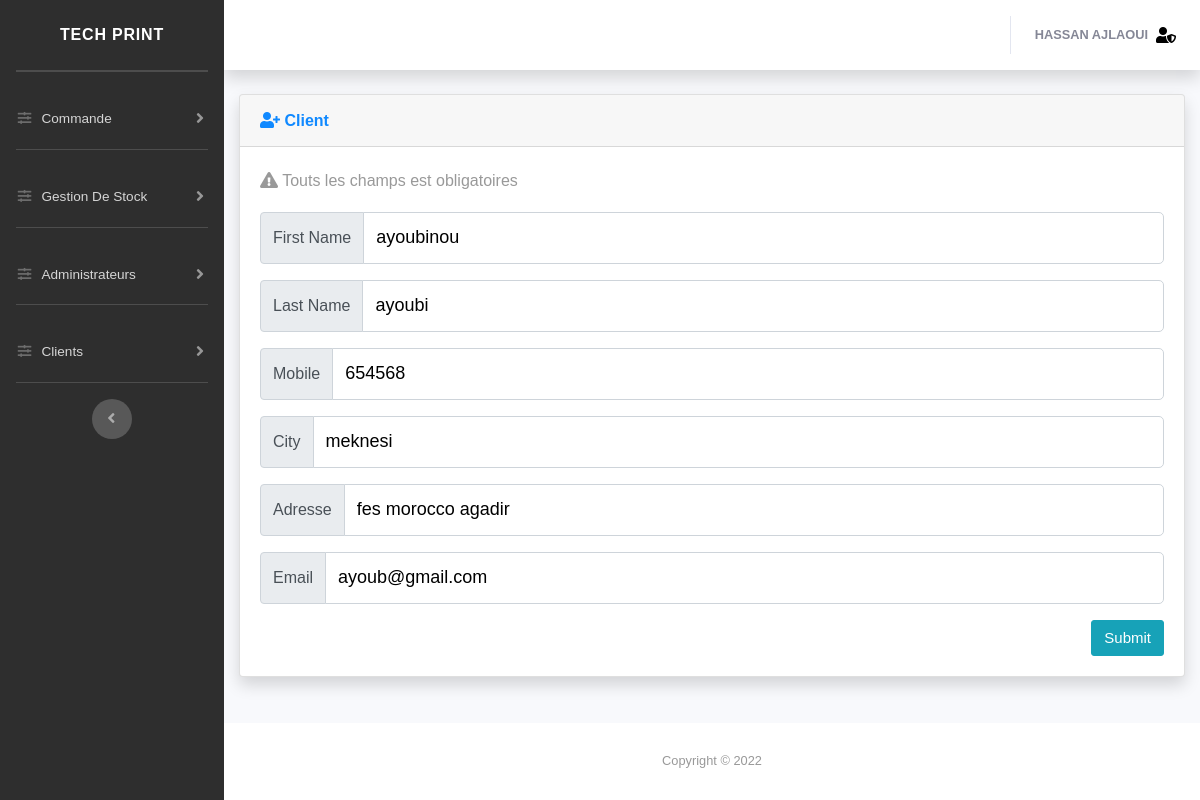
Screenshot of /dash/traitClient.php?id=2 (signed in) with the database file from the repository.
### tables this page shows
CREATE TABLE `users` (
  `customerID` int(11) NOT NULL,
  `firstName` varchar(50) NOT NULL,
  `lastName` varchar(50) NOT NULL,
  `mobile` varchar(11) NOT NULL,
  `city` varchar(50) NOT NULL,
  `adresse` varchar(50) NOT NULL,
  `email` varchar(50) NOT NULL,
  `type` enum('admin','user') NOT NULL,
  `password` varchar(50) NOT NULL
);

### dash/traitement/function.php (called while the page is built, shortened)
<?php
	function connecte(){
					try{
						$db = new PDO('mysql:host=localhost;dbname=cars;charset=utf8','root','');
						$db->setAttribute(PDO::ATTR_DEFAULT_FETCH_MODE, PDO::FETCH_ASSOC);
						$db->query("SET NAMES utf8mb4");
					}catch(PDOException $e){
					}
					return $db;
				}
	function PDO($query,$array){
					$db = connecte();
					$stm = $db->prepare($query);
					$i=1;
					reset($array);
					while($frt = current($array)){
							$stm->bindValue($i,$frt);
							next($array);
							$i++;
						}
					$stm->execute();
					return $stm;
				}
?>

### dash/traitClient.php (the view, shortened to what this page needs)
<!DOCTYPE html>
<html lang="en">
<head>
  <link href="vendor/fontawesome-free/css/all.min.css" rel="stylesheet" type="text/css">
  <link href="css/sb-admin-2.min.css" rel="stylesheet">
  <link href="vendor/datatables/dataTables.bootstrap4.min.css" rel="stylesheet">
  <link href="css/style.css" rel="stylesheet">
</head>
  <body id="page-top">
 <?php
include("nav.php");
include("traitement/function.php");
if(isset($_GET['id'])){
$id = $_GET['id'];
$sql = "SELECT * FROM `users` WHERE customerID=?";
$value = array($id);
$result = PDO($sql,$value);
    if($result->rowCount()!=0)  {
            while($row = $result->fetch())
                {
                  $customerID = $row['customerID'] ;
                  $firstName = $row['firstName'] ;
                  $lastName = $row['lastName'] ;
                  $mobile = $row['mobile'] ;
                  $city = $row['city'] ;
                  $adresse = $row['adresse'] ;
                  $email = $row['email'] ;
                }
    }
}
 ?>
        <div class="container-fluid">
          <div class="card shadow mb-4">
            <div class="card-header py-3">
              <h6 class="m-0 font-weight-bold text-primary"><i class="fas fa-user-plus"></i> Client</h6>
            </div>
            <div class="card-body">
              <div class="table-responsive">
                <?php
                  if(isset($_GET['id'])){
                    echo '<form action="modifyClient.php?id='.$customerID.'" method="POST" id="formajout">';
                  }else{
                    echo '<form action="addClient.php" method="POST" id="formajout">';
                  }
                ?>
                <p class="sup2"><i class="fas fa-exclamation-triangle"></i> Touts les champs est obligatoires</p>
                <div class="input-group mb-3">
                  <div class="input-group-prepend">
                    <span class="input-group-text" id="inputGroup-sizing-default">First Name</span>
                  </div>
                  <input type="text" name="firstName" class="form-control" required="required" aria-label="Sizing example input" aria-describedby="inputGroup-sizing-default" <?php if(isset($_GET['id'])){ echo 'value="'.$firstName.'"'; }?>>
                </div>
                <div class="input-group mb-3">
                  <div class="input-group-prepend">
                    <span class="input-group-text" id="inputGroup-sizing-default">Last Name</span>
                  </div>
                  <input type="text" name="lastName" class="form-control" required="required" aria-label="Sizing example input" aria-describedby="inputGroup-sizing-default" <?php if(isset($_GET['id'])){ echo 'value="'.$lastName.'"'; }?>>
                </div>
                <div class="input-group mb-3">
                  <div class="input-group-prepend">
                    <span class="input-group-text" id="inputGroup-sizing-default">Mobile</span>
                  </div>
                  <input type="text" name="mobile" class="form-control" required="required" aria-label="Sizing example input" aria-describedby="inputGroup-sizing-default" <?php if(isset($_GET['id'])){ echo 'value="'.$mobile.'"'; }?>>
                </div>
                <div class="input-group mb-3">
                  <div class="input-group-prepend">
                    <span class="input-group-text" id="inputGroup-sizing-default">City</span>
                  </div>
                  <input type="text" name="city" class="form-control" required="required" aria-label="Sizing example input" aria-describedby="inputGroup-sizing-default" <?php if(isset($_GET['id'])){ echo 'value="'.$city.'"'; }?>>
                </div>
                <div class="input-group mb-3">
                        <div class="input-group-prepend">
                        <span class="input-group-text" id="inputGroup-sizing-default">Adresse</span>
                        </div>
                        <input type="text" name="adresse"  class="form-control" required="required" aria-label="Sizing example input" aria-describedby="inputGroup-sizing-default" <?php if(isset($_GET['id'])){ echo 'value="'.$adresse.'"'; }?>>
                </div>
                <div class="input-group mb-3">
                  <div class="input-group-prepend">
                    <span class="input-group-text" id="inputGroup-sizing-default">Email</span>
                  </div>
                  <input type="text" name="email"  class="form-control" required="required" aria-label="Sizing example input" aria-describedby="inputGroup-sizing-default" <?php if(isset($_GET['id'])){ echo 'value="'.$email.'"'; }?>>
                </div>
                <input type="submit" name="submit" class="btn btn-info float-right">
                  </form>
              </div>
            </div>
          </div>
        </div>
      </div>
      <footer class="sticky-footer bg-white">
        <div class="container my-auto">
          <div class="copyright text-center my-auto">
            <span>Copyright &copy; <script>document.write(new Date().getFullYear());</script></span>
          </div>
        </div>
      </footer>
    </div>
  </div>
</body>
</html>

### rows the page displays
users: firstName "ayoubinou", lastName "ayoubi", mobile "654568", city "meknesi", adresse "fes morocco agadir", email "ayoub@gmail.com"

### other values shown
$_SESSION['nom'] "HASSAN AJLAOUI"
